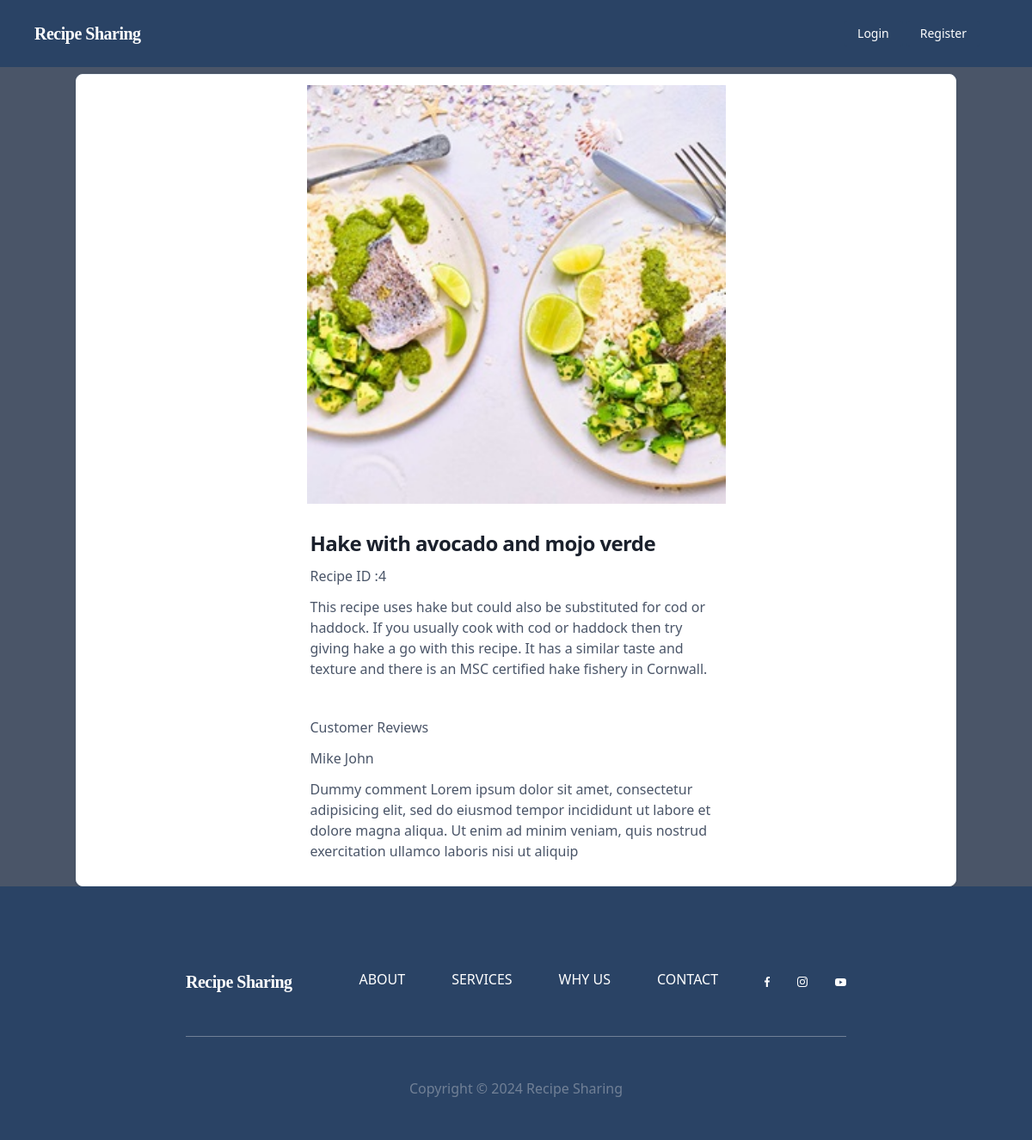
Screenshot of /recipe_detail/4 with the database file from the repository.
### recipe/models.py (models this page shows, shortened)
class Recipe(models.Model):
    id= models.IntegerField(primary_key=True)
    recipe_name = models.CharField(max_length=100, unique=True)
    slug = models.SlugField(max_length=200, unique=True)
    description = models.TextField(max_length=500, blank=True)
    image = models.ImageField(upload_to='photos')
    category = models.ForeignKey(Category, on_delete=models.CASCADE)
    created_date = models.DateTimeField(auto_now_add=True)

### recipe/views.py (the view)
# urls.py: path('recipe_detail/<int:id>', views.recipe_detail, name='recipe_detail'),
def recipe_detail(request, id):
    single_recipe = Recipe.objects.get(pk = id)
    return render(request, 'recipe_detail.html', {'recipe': single_recipe})

### recipe/templates/recipe_detail.html
{% extends 'base.html' %}  {% block content %}
<div class="flex justify-center   bg-white border border-gray-200 rounded-lg shadow  mt-2">
<div class="w-2/4">
  <div >
    <img class="object-cover w-full p-3 " src="{{recipe.image.url}}" alt="">
  </div>
  <div class="flex flex-col justify-between p-4 leading-normal">
      <h5 class="mb-2 text-2xl font-bold tracking-tight text-gray-900 dark:text-white">{{recipe.recipe_name}}</h5>
      <p class="mb-3 font-normal text-gray-700 dark:text-gray-400">Recipe ID :{{recipe.id}}</p>
      <p class="mb-3 font-normal text-gray-700 dark:text-gray-400">{{recipe.description}}</p>
  </div>
  <div class="flex flex-col justify-between p-4 leading-normal">
    <h3 class="mb-3 font-normal text-gray-700 dark:text-gray-400">Customer Reviews</h3>
    <h4 class="mb-3 font-normal text-gray-700 dark:text-gray-400">Mike John</h4>
    <p class="mb-3 font-normal text-gray-700 dark:text-gray-400">
        Dummy comment Lorem ipsum dolor sit amet, consectetur
              adipisicing elit, sed do eiusmod tempor incididunt ut labore
              et dolore magna aliqua. Ut enim ad minim veniam, quis nostrud
              exercitation ullamco laboris nisi ut aliquip
      </p>
    </div>
</div>
  </div>
{% endblock %}

### rows the page displays
Recipe: image (picture), recipe_name "Hake with avocado and mojo verde", id "4", description "This recipe uses hake but could also be substituted for cod or haddock. If you usually cook with cod or haddock then try giving hake a go with this recipe. It has a similar taste and texture and there is an MSC certified hake fishery in Cornwall."
